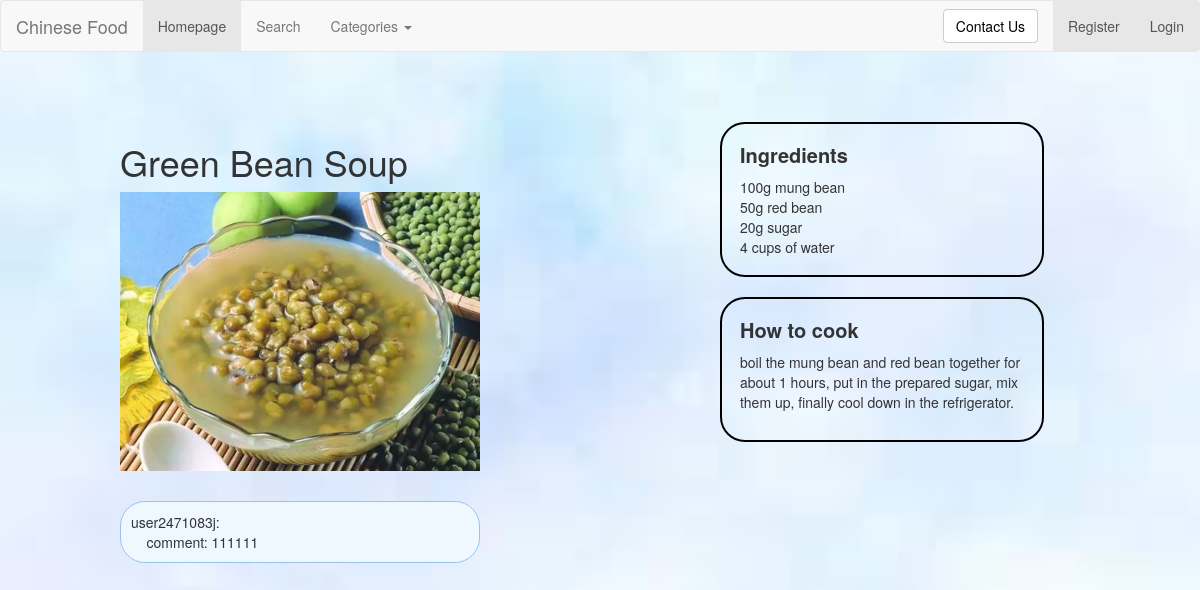
/rango/dessert1/, run on an earlier commit of the app's database.
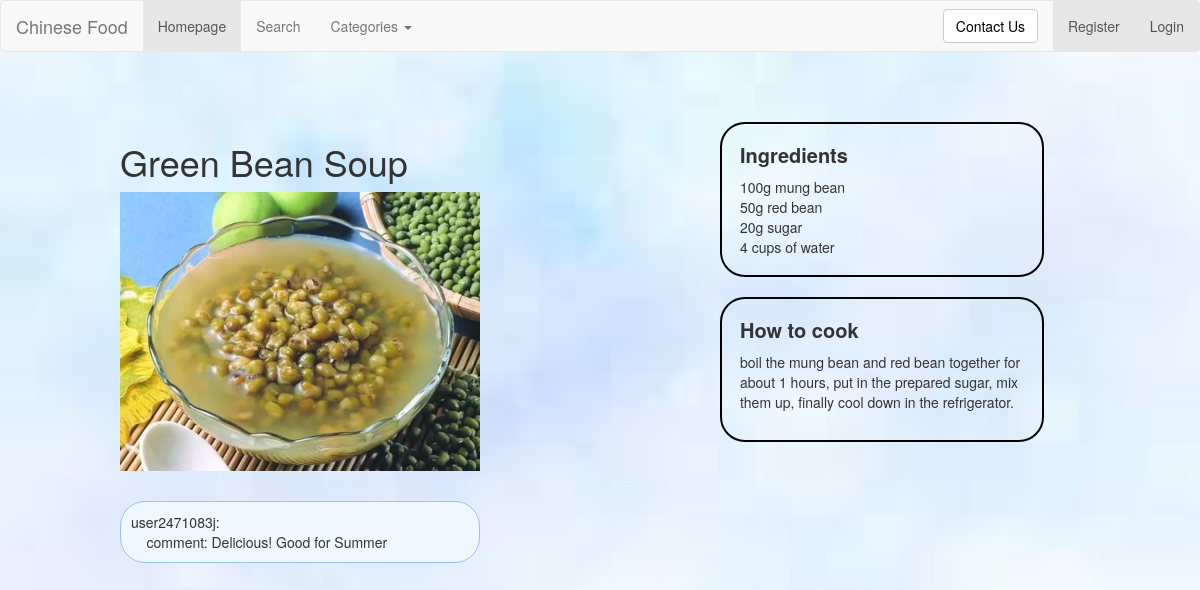
And on a later commit of the database.
### rango/models.py (models this page shows, shortened)
class UserComment(models.Model):
    username = models.CharField(max_length=64)
    comment = models.CharField(max_length=1028, default='')
    dish = models.CharField(max_length=128, default='')
    islike = models.BooleanField(default=True)

### rango/views.py (the view, shortened to what this page needs)
# urls.py: path('dessert1/', views.dessert1, name='dessert1'),
def dessert1(request):
    category_list = Category.objects.order_by('-category')
    d = "dessert1"
    d2 = "Green Bean Soup"
    dish = Dish.objects.get(dish=d2)
    form = DishForm()
    info_list = UserComment.objects.filter(dish=d)
    return render(request, "rango/dessert1.html", {"info_list": info_list,
                                                   "categories": category_list,
                                                   "form": form,
                                                   "dish": dish, })

### templates/rango/dessert1.html (shortened to what this page needs)
{% extends 'rango/base.html' %}
{% load staticfiles %}
{% block image_block %}
<h1>Green Bean Soup</h1>
<img src="{% static 'images/dessert1.png' %}" alt="" width="100%" id="pic">
{% endblock %}
{% block ingredients_block%}
100g mung bean<br>
50g red bean<br>
20g sugar <br>
4 cups of water<br>
{% endblock %}
{% block howToCook_block %}
boil the mung bean and red bean together for about 1 hours, put in the prepared sugar, mix them up, finally cool down in the refrigerator.
{% endblock %}

### templates/rango/base.html (shortened to what this page needs)
<!DOCTYPE html>
{% load staticfiles %}
<html>
<head>
	<link rel="stylesheet" href="https://cdn.staticfile.org/twitter-bootstrap/3.3.7/css/bootstrap.min.css">
    <link rel="stylesheet" href="{% static 'css/dish.css' %}">
</head>
<body>
<nav class="navbar navbar-default" role="navigation">
    <div class="container-fluid">
    <div class="navbar-header">
        <a class="navbar-brand" href="/rango/">Chinese Food</a>
    </div>
    <div>
        <ul class="nav navbar-nav navbar-left">
            <li class="active"><a href="/rango/">Homepage</a></li>
            <li><a href="{% url 'rango:test' %}">Search</a></li>
            <li class="dropdown">
                <a href="#" class="dropdown-toggle" data-toggle="dropdown">
                    Categories
                    <b class="caret"></b>
                </a>
            </li>
        </ul>
        <ul class="nav navbar-nav navbar-right">
            {% if user.is_authenticated %}
            <a href="{% url 'rango:userInfor' %}"> hi {{ user.username }}!</a>
            <li class="active">
                <a class="a2" href=" {% url 'auth_logout' %}?next=/rango/">Logout</a>
            </li>
        {% else %}
            <li class="active">
                <a class="a2" href="{% url 'registration_register' %}">Register</a>
            </li>
            <li class="active">
                 <a class="a2" href="{% url 'auth_login' %}">Login</a>
            </li>
        {% endif %}
        </ul>
        <form class="navbar-form navbar-right" role="search">
            <button type="submit" class="btn btn-default">
                <a href="mailto:2471083j@student.gla.ac.uk
                        subject=About Django Project">
                        Contact Us</a>
            </button>
        </form>
    </div>
    </div>
</nav>
<div class="main w1000">
    <div class="main_l f">
        <div class="slide" id="box">
            <div class="banner">
                {% block image_block %}{% endblock %}
            </div>
        </div>
        <div class="add">
            <div>
                {% for i in info_list %}
                    user{{ i.username }}: <br>
                    &nbsp&nbsp&nbsp&nbspcomment: {{ i.comment }} <br>
                {% endfor %}
            </div>
        </div>
    </div>
    <div class="main_r r">
        <div class="ing">
            <p>Ingredients</p>
            {% block ingredients_block %}{% endblock %}
        </div>
        <div class="how">
            <p>How to cook</p>
            <div>
                {% block howToCook_block %}{% endblock %}
            </div>
        </div>
    </div>
</div>
</body>
</html>

What changed in the data, as far as the page shows it:
removed UserComment: username "2471083j", comment "111111"
added UserComment: username "2471083j", comment "Delicious! Good for Summer"
